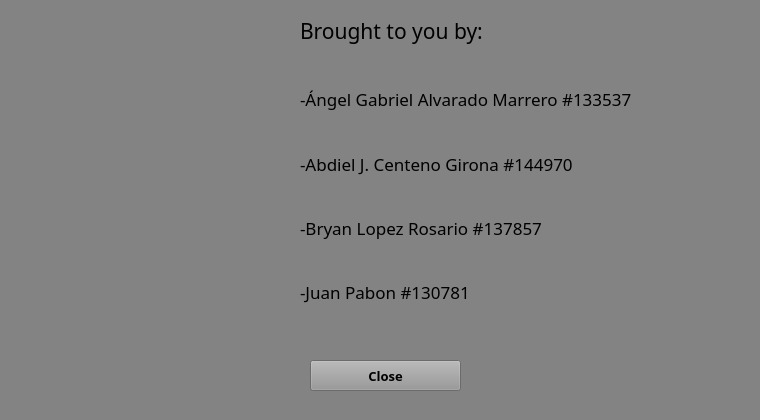
<?xml version="1.0" encoding="UTF-8"?>
<ui version="4.0">
 <class>AboutForm</class>
 <widget class="QWidget" name="AboutForm">
  <property name="geometry">
   <rect>
    <x>0</x>
    <y>0</y>
    <width>760</width>
    <height>420</height>
   </rect>
  </property>
  <property name="font">
   <font>
    <family>MV Boli</family>
   </font>
  </property>
  <property name="cursor">
   <cursorShape>PointingHandCursor</cursorShape>
  </property>
  <property name="windowTitle">
   <string>About</string>
  </property>
  <property name="styleSheet">
   <string notr="true">background-color: rgb(131, 131, 131);


</string>
  </property>
  <widget class="QPushButton" name="close_pushButton">
   <property name="geometry">
    <rect>
     <x>310</x>
     <y>360</y>
     <width>151</width>
     <height>31</height>
    </rect>
   </property>
   <property name="font">
    <font>
     <family>MV Boli</family>
     <pointsize>10</pointsize>
     <weight>75</weight>
     <bold>true</bold>
    </font>
   </property>
   <property name="cursor">
    <cursorShape>PointingHandCursor</cursorShape>
   </property>
   <property name="styleSheet">
    <string notr="true">background-color: rgb(150, 150, 150);</string>
   </property>
   <property name="text">
    <string>Close</string>
   </property>
  </widget>
  <widget class="QLabel" name="label">
   <property name="geometry">
    <rect>
     <x>20</x>
     <y>60</y>
     <width>271</width>
     <height>271</height>
    </rect>
   </property>
   <property name="cursor">
    <cursorShape>PointingHandCursor</cursorShape>
   </property>
   <property name="text">
    <string/>
   </property>
   <property name="pixmap">
    <pixmap>../../OneDrive/Pictures/The Wardens logo.png</pixmap>
   </property>
   <property name="scaledContents">
    <bool>true</bool>
   </property>
  </widget>
  <widget class="QLabel" name="label_6">
   <property name="geometry">
    <rect>
     <x>300</x>
     <y>10</y>
     <width>321</width>
     <height>41</height>
    </rect>
   </property>
   <property name="font">
    <font>
     <family>MV Boli</family>
     <pointsize>16</pointsize>
    </font>
   </property>
   <property name="cursor">
    <cursorShape>PointingHandCursor</cursorShape>
   </property>
   <property name="styleSheet">
    <string notr="true">background-color: qlineargradient(spread:pad, x1:0, y1:0, x2:0, y2:0, stop:0 rgba(0, 0, 0, 0), stop:1 rgba(255, 255, 255, 255));</string>
   </property>
   <property name="text">
    <string>Brought to you by:</string>
   </property>
  </widget>
  <widget class="QWidget" name="layoutWidget">
   <property name="geometry">
    <rect>
     <x>300</x>
     <y>70</y>
     <width>451</width>
     <height>251</height>
    </rect>
   </property>
   <property name="font">
    <font>
     <family>MV Boli</family>
     <pointsize>13</pointsize>
    </font>
   </property>
   <property name="cursor">
    <cursorShape>PointingHandCursor</cursorShape>
   </property>
   <property name="styleSheet">
    <string notr="true">background-color: qlineargradient(spread:pad, x1:0, y1:0, x2:0, y2:0, stop:0 rgba(0, 0, 0, 0), stop:1 rgba(255, 255, 255, 255));</string>
   </property>
   <layout class="QVBoxLayout" name="verticalLayout">
    <item>
     <widget class="QLabel" name="label_2">
      <property name="font">
       <font>
        <family>MV Boli</family>
        <pointsize>13</pointsize>
       </font>
      </property>
      <property name="cursor">
       <cursorShape>PointingHandCursor</cursorShape>
      </property>
      <property name="styleSheet">
       <string notr="true">background-color: qlineargradient(spread:pad, x1:0, y1:0, x2:0, y2:0, stop:0 rgba(0, 0, 0, 0), stop:1 rgba(255, 255, 255, 255));</string>
      </property>
      <property name="text">
       <string>-Ángel Gabriel Alvarado Marrero #133537</string>
      </property>
     </widget>
    </item>
    <item>
     <widget class="QLabel" name="label_3">
      <property name="font">
       <font>
        <family>MV Boli</family>
        <pointsize>13</pointsize>
       </font>
      </property>
      <property name="cursor">
       <cursorShape>PointingHandCursor</cursorShape>
      </property>
      <property name="styleSheet">
       <string notr="true">background-color: qlineargradient(spread:pad, x1:0, y1:0, x2:0, y2:0, stop:0 rgba(0, 0, 0, 0), stop:1 rgba(255, 255, 255, 255));</string>
      </property>
      <property name="text">
       <string>-Abdiel J. Centeno Girona #144970</string>
      </property>
     </widget>
    </item>
    <item>
     <widget class="QLabel" name="label_4">
      <property name="font">
       <font>
        <family>MV Boli</family>
        <pointsize>13</pointsize>
       </font>
      </property>
      <property name="cursor">
       <cursorShape>PointingHandCursor</cursorShape>
      </property>
      <property name="styleSheet">
       <string notr="true">background-color: qlineargradient(spread:pad, x1:0, y1:0, x2:0, y2:0, stop:0 rgba(0, 0, 0, 0), stop:1 rgba(255, 255, 255, 255));</string>
      </property>
      <property name="text">
       <string>-Bryan Lopez Rosario #137857</string>
      </property>
     </widget>
    </item>
    <item>
     <widget class="QLabel" name="label_5">
      <property name="font">
       <font>
        <family>MV Boli</family>
        <pointsize>13</pointsize>
       </font>
      </property>
      <property name="cursor">
       <cursorShape>PointingHandCursor</cursorShape>
      </property>
      <property name="styleSheet">
       <string notr="true">background-color: qlineargradient(spread:pad, x1:0, y1:0, x2:0, y2:0, stop:0 rgba(0, 0, 0, 0), stop:1 rgba(255, 255, 255, 255));</string>
      </property>
      <property name="text">
       <string>-Juan Pabon #130781</string>
      </property>
     </widget>
    </item>
   </layout>
  </widget>
 </widget>
 <resources>
  <include location="file.qrc"/>
 </resources>
 <connections>
  <connection>
   <sender>close_pushButton</sender>
   <signal>clicked()</signal>
   <receiver>AboutForm</receiver>
   <slot>hide()</slot>
   <hints>
    <hint type="sourcelabel">
     <x>292</x>
     <y>404</y>
    </hint>
    <hint type="destinationlabel">
     <x>425</x>
     <y>412</y>
    </hint>
   </hints>
  </connection>
 </connections>
</ui>
